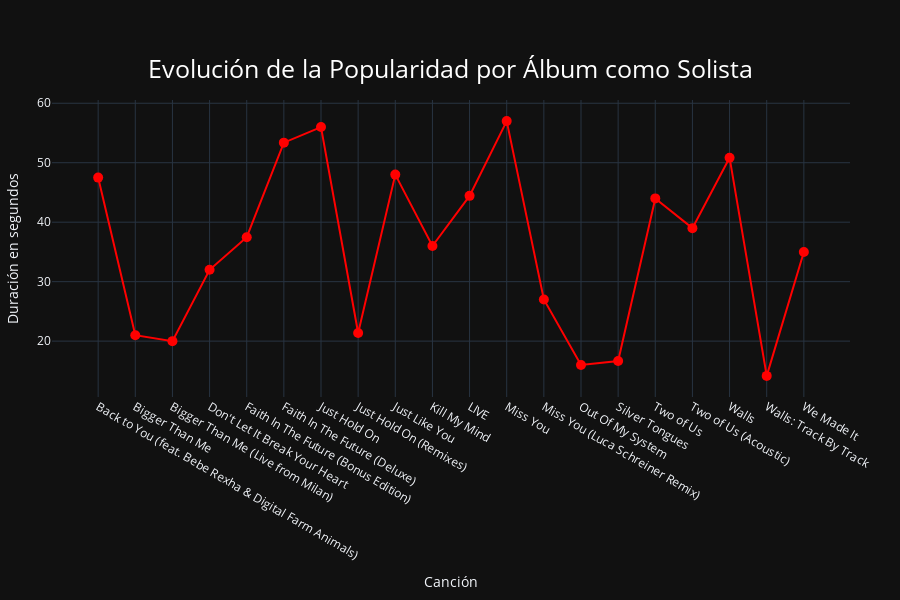

Notebook source saved alongside this figure:
### Code cell
fig = px.line(popularidad_album_lt, 
              x='Álbum', 
              y='Popularidad', 
              title='Evolución de la Popularidad por Álbum como Solista',
              labels={'Popularidad': 'Popularidad Promedio'},
              markers=True,  # Añadir puntos para cada álbum
              template='plotly_dark')

fig.update_traces(line=dict(color='red'),marker=dict(size=10))

# Ajustar el layout para mejor visualización
fig.update_layout(
    xaxis_title='Álbum',
    yaxis_title='Popularidad Promedio',  
    hovermode='x unified',  # Mostrar información detallada al pasar el mouse
    title = {'text' : 'Evolución de la Popularidad por Álbum como Solista','y':0.9, 'x':0.5, 'xanchor' : 'center', 'yanchor' : 'top', 'font':dict(size=25, color='white')}, height = 600, margin=dict(l=50, r=50, t=100, b=200), yaxis=dict(title='Duración en segundos', titlefont_size=14, tickfont_size=12),
    xaxis=dict(title='Canción', titlefont_size=14, tickfont_size=12)
)
    

fig

### Figure 1 — Plotly figure (JSON) as saved in the notebook; plotly's stock layout.template omitted (floating-point values rounded to 4 significant figures)
{"data": [{"hovertemplate": "Álbum=%{x}<br>Popularidad Promedio=%{y}<extra></extra>", "legendgroup": "", "line": {"color": "red", "dash": "solid"}, "marker": {"size": 10, "symbol": "circle"}, "mode": "lines+markers", "name": "", "orientation": "v", "showlegend": false, "type": "scatter", "x": ["Back to You (feat. Bebe Rexha & Digital Farm Animals)", "Bigger Than Me", "Bigger Than Me (Live from Milan)", "Don't Let It Break Your Heart", "Faith In The Future (Bonus Edition)", "Faith In The Future (Deluxe)", "Just Hold On", "Just Hold On (Remixes)", "Just Like You", "Kill My Mind", "LIVE", "Miss You", "Miss You (Luca Schreiner Remix)", "Out Of My System", "Silver Tongues", "Two of Us", "Two of Us (Acoustic)", "Walls", "Walls: Track By Track", "We Made It"], "xaxis": "x", "y": [47.5, 21, 20, 32, 37.47, 53.38, 56, 21.38, 48, 36, 44.43, 57, 27, 16, 16.67, 44, 39, 50.85, 14.15, 35], "yaxis": "y"}], "layout": {"height": 600, "hovermode": "x unified", "legend": {"tracegroupgap": 0}, "margin": {"b": 200, "l": 50, "r": 50, "t": 100}, "title": {"font": {"color": "white", "size": 25}, "text": "Evolución de la Popularidad por Álbum como Solista", "x": 0.5, "xanchor": "center", "y": 0.9, "yanchor": "top"}, "xaxis": {"anchor": "y", "domain": [0, 1], "tickfont": {"size": 12}, "title": {"font": {"size": 14}, "text": "Canción"}}, "yaxis": {"anchor": "x", "domain": [0, 1], "tickfont": {"size": 12}, "title": {"font": {"size": 14}, "text": "Duración en segundos"}}}}
